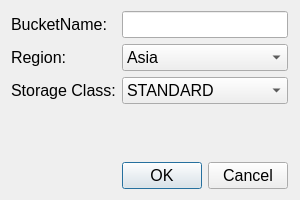
<?xml version="1.0" encoding="UTF-8"?>
<ui version="4.0">
 <class>CreateBucketDialog</class>
 <widget class="QDialog" name="CreateBucketDialog">
  <property name="geometry">
   <rect>
    <x>0</x>
    <y>0</y>
    <width>300</width>
    <height>200</height>
   </rect>
  </property>
  <property name="font">
   <font>
    <pointsize>12</pointsize>
   </font>
  </property>
  <property name="windowTitle">
   <string>Create Bucket</string>
  </property>
  <layout class="QGridLayout" name="gridLayout">
   <item row="4" column="1">
    <widget class="QDialogButtonBox" name="ButtonBox">
     <property name="enabled">
      <bool>true</bool>
     </property>
     <property name="standardButtons">
      <set>QDialogButtonBox::Cancel|QDialogButtonBox::Ok</set>
     </property>
     <property name="centerButtons">
      <bool>false</bool>
     </property>
    </widget>
   </item>
   <item row="0" column="2">
    <spacer name="horizontalSpacer">
     <property name="orientation">
      <enum>Qt::Horizontal</enum>
     </property>
     <property name="sizeHint" stdset="0">
      <size>
       <width>40</width>
       <height>20</height>
      </size>
     </property>
    </spacer>
   </item>
   <item row="1" column="0">
    <widget class="QLabel" name="label_2">
     <property name="text">
      <string>Region:</string>
     </property>
     <property name="alignment">
      <set>Qt::AlignLeading|Qt::AlignLeft|Qt::AlignVCenter</set>
     </property>
    </widget>
   </item>
   <item row="2" column="0">
    <widget class="QLabel" name="label_3">
     <property name="text">
      <string>Storage Class:</string>
     </property>
     <property name="alignment">
      <set>Qt::AlignLeading|Qt::AlignLeft|Qt::AlignVCenter</set>
     </property>
    </widget>
   </item>
   <item row="0" column="1">
    <widget class="QLineEdit" name="bucketLineEdit"/>
   </item>
   <item row="2" column="1">
    <widget class="QComboBox" name="storageClasscomboBox">
     <property name="toolTip">
      <string>&lt;html&gt;&lt;head/&gt;&lt;body&gt;&lt;p&gt;&lt;span style=&quot; font-size:10pt;&quot;&gt;&amp;quot;standard&amp;quot; is for data frequently accessed,&amp;quot;standard-IA&amp;quot; is for data infrequently accessed with low cost and poor performance.&lt;/span&gt;&lt;/p&gt;&lt;/body&gt;&lt;/html&gt;</string>
     </property>
     <item>
      <property name="text">
       <string>STANDARD</string>
      </property>
     </item>
     <item>
      <property name="text">
       <string>STANDARD-IA</string>
      </property>
     </item>
    </widget>
   </item>
   <item row="1" column="1">
    <widget class="QComboBox" name="regionComboBox">
     <item>
      <property name="text">
       <string>Asia</string>
      </property>
     </item>
    </widget>
   </item>
   <item row="0" column="0">
    <widget class="QLabel" name="label">
     <property name="text">
      <string>BucketName:</string>
     </property>
     <property name="alignment">
      <set>Qt::AlignLeading|Qt::AlignLeft|Qt::AlignVCenter</set>
     </property>
    </widget>
   </item>
   <item row="3" column="0" colspan="2">
    <widget class="QLabel" name="errorLabel">
     <property name="font">
      <font>
       <pointsize>13</pointsize>
       <weight>50</weight>
       <bold>false</bold>
      </font>
     </property>
     <property name="autoFillBackground">
      <bool>false</bool>
     </property>
     <property name="styleSheet">
      <string notr="true">color: rgb(255, 0, 0);</string>
     </property>
     <property name="text">
      <string/>
     </property>
     <property name="wordWrap">
      <bool>true</bool>
     </property>
    </widget>
   </item>
  </layout>
 </widget>
 <resources/>
 <connections/>
</ui>
